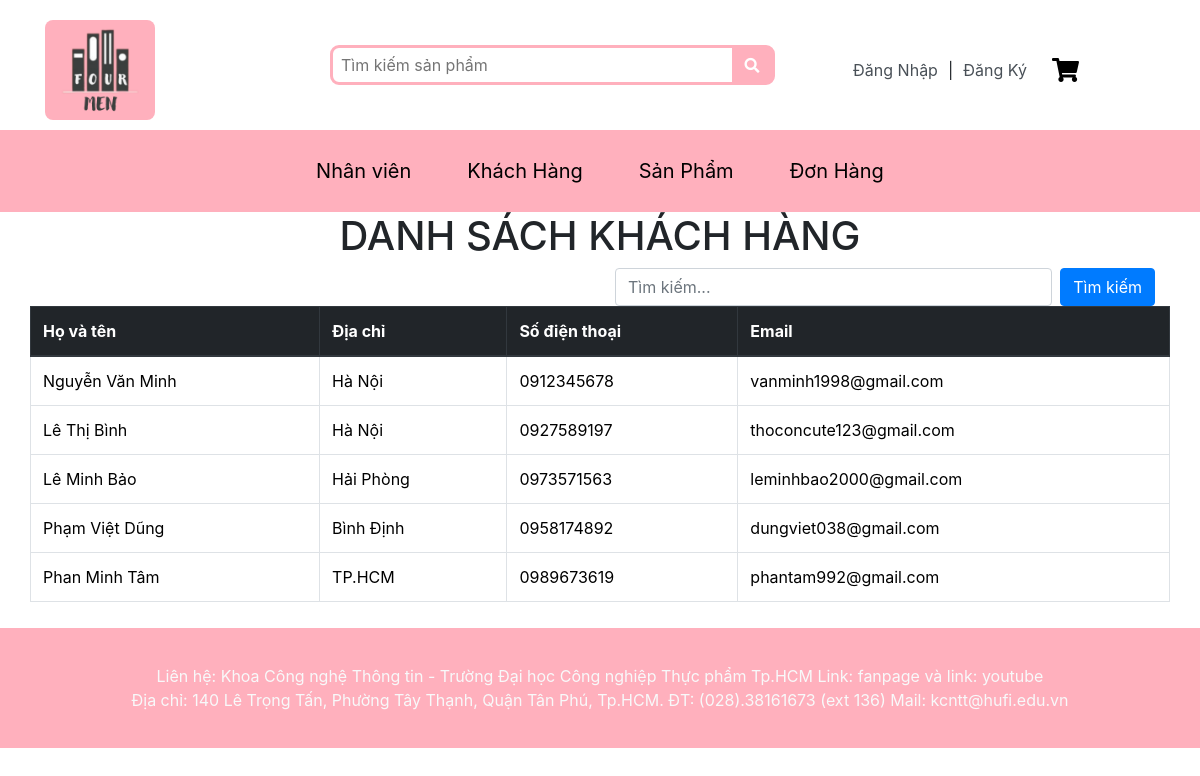
The app's page /QLKhachHang.php, older data.
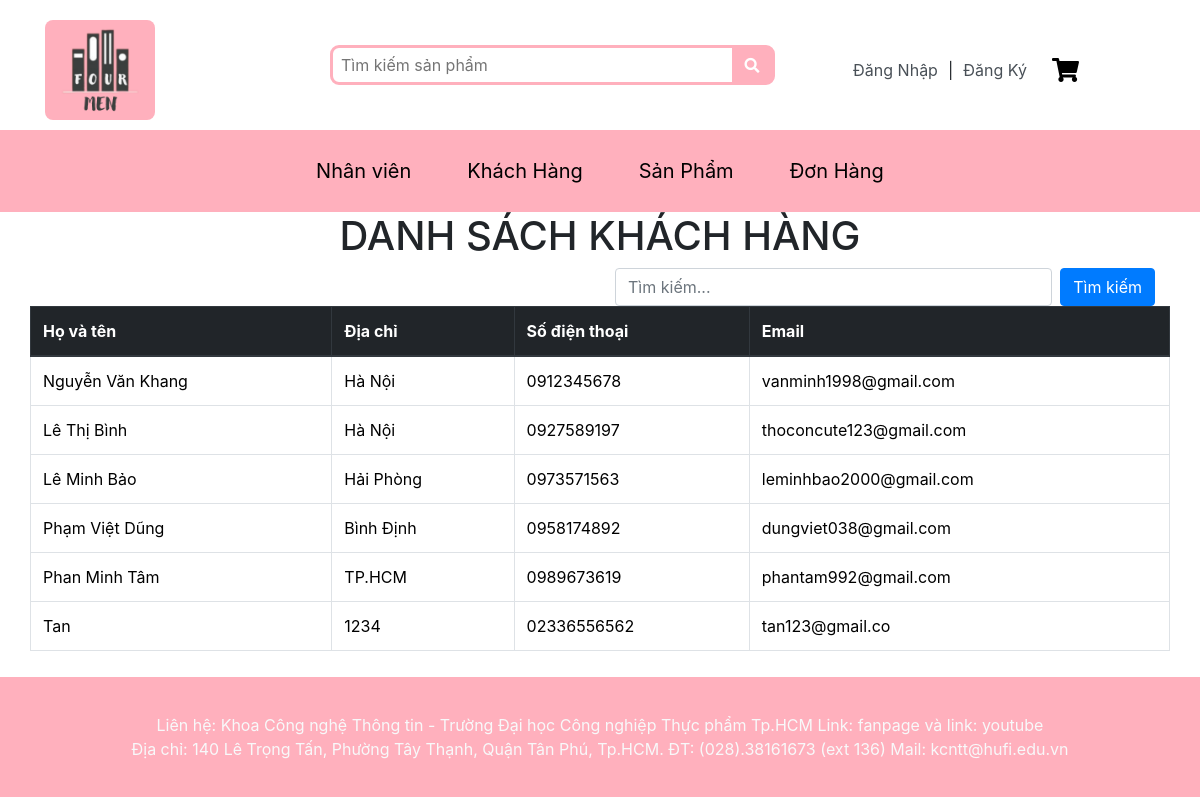
The same page, newer data.
### tables this page shows
CREATE TABLE `khachhang` (
  `MaKH` int(11) NOT NULL,
  `HoTen_KH` varchar(100) NOT NULL,
  `DiaChi_KH` varchar(255) NOT NULL,
  `SDT_KH` varchar(255) NOT NULL,
  `Email_KH` varchar(255) NOT NULL,
  `Password_KH` varchar(200) NOT NULL
);

### QLKhachHang.php (the view, shortened to what this page needs)
<?php
$pdo = new PDO("mysql:host=localhost; dbname=ql_vanphongpham", "root", "");
$pdo->exec("set names utf8");
function TimKiemKH($pdo, $keyword)
{
    $searchQuery = "%$keyword%";
    $sql = "SELECT * FROM KhachHang WHERE HoTen_KH LIKE :keyword OR Email_KH LIKE :keyword";
    $stmt = $pdo->prepare($sql);
    $stmt->bindParam(':keyword', $searchQuery, PDO::PARAM_STR);
    $stmt->execute();
    if ($stmt->rowCount() > 0) {
        return $stmt->fetchAll(PDO::FETCH_ASSOC);
    } else {
        return false;
    }
}
$keyword = isset($_GET['keyword']) ? $_GET['keyword'] : '';
$KhachHang = TimKiemKH($pdo, $keyword);
?>
<!DOCTYPE html>
<html lang="en">
<head>
    <link rel="stylesheet" href="Bootstrap/bootstrap.min.css">
    <link rel="stylesheet" href="styles.css">
    <link rel="stylesheet" href="ChiTietSP.css">
</head>
<body>
    <?php include "Header.php"; ?>
    <?php include "SubHeaderNhanVIen.php"; ?>
    <div class="container KhachHang">
        <h1 class="text-center">DANH SÁCH KHÁCH HÀNG</h1>
        <div class="row mb-6">
            <div class="col-md-6 offset-md-6">
                <form method="GET" action="" class="d-flex justify-content-end">
                    <input type="text" class="form-control mr-2" id="searchInput" name="keyword"
                        placeholder="Tìm kiếm..." value="<?php echo htmlspecialchars($keyword); ?>">
                    <button type="submit" class="btn btn-primary">Tìm kiếm</button>
                </form>
            </div>
        </div>
        <div class='row'>
            <table class="table table-bordered" align="center">
                <thead class="thead-dark">
                    <tr>
                        <th scope="col">Họ và tên</th>
                        <th scope="col">Địa chỉ</th>
                        <th scope="col">Số điện thoại</th>
                        <th scope="col">Email</th>
                    </tr>
                </thead>
                <tbody>
                    <?php foreach ($KhachHang as $KH): ?>
                        <tr>
                            <td><?php echo $KH['HoTen_KH']; ?></td>
                            <td><?php echo $KH['DiaChi_KH']; ?></td>
                            <td><?php echo $KH['SDT_KH']; ?></td>
                            <td><?php echo $KH['Email_KH']; ?></td>
                        </tr>
                    <?php endforeach; ?>
                </tbody>
            </table>
        </div>
    </div>
    <?php include "Footer.php"; ?>
</body>
</html>

Row changes from the older to the newer data that the page shows:
changed khachhang "vanminh1998@gmail.com": HoTen_KH "Nguyễn Văn Minh" → "Nguyễn Văn Khang"
added khachhang: HoTen_KH "Tan", DiaChi_KH "1234", SDT_KH "02336556562", Email_KH "tan123@gmail.co"
